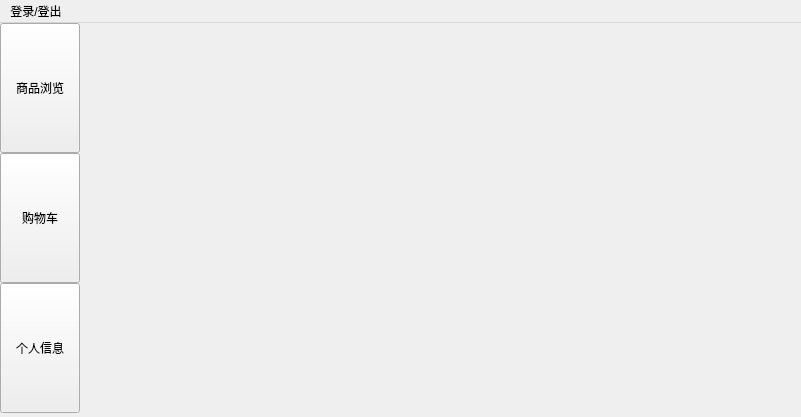
<?xml version="1.0" encoding="UTF-8"?>
<ui version="4.0">
 <class>MainWindow</class>
 <widget class="QMainWindow" name="MainWindow">
  <property name="geometry">
   <rect>
    <x>0</x>
    <y>0</y>
    <width>801</width>
    <height>417</height>
   </rect>
  </property>
  <property name="windowTitle">
   <string>在线商城</string>
  </property>
  <widget class="QWidget" name="centralwidget">
   <layout class="QGridLayout" name="gridLayout">
    <property name="leftMargin">
     <number>0</number>
    </property>
    <property name="topMargin">
     <number>0</number>
    </property>
    <property name="rightMargin">
     <number>0</number>
    </property>
    <property name="bottomMargin">
     <number>0</number>
    </property>
    <property name="spacing">
     <number>0</number>
    </property>
    <item row="1" column="0">
     <layout class="QHBoxLayout" name="horizontalLayout" stretch="1">
      <item>
       <layout class="QFormLayout" name="formLayout">
        <property name="sizeConstraint">
         <enum>QLayout::SetDefaultConstraint</enum>
        </property>
        <property name="formAlignment">
         <set>Qt::AlignLeading|Qt::AlignLeft|Qt::AlignTop</set>
        </property>
        <property name="horizontalSpacing">
         <number>0</number>
        </property>
        <property name="verticalSpacing">
         <number>0</number>
        </property>
        <item row="0" column="0">
         <widget class="QPushButton" name="pushButton_2">
          <property name="minimumSize">
           <size>
            <width>0</width>
            <height>130</height>
           </size>
          </property>
          <property name="text">
           <string>商品浏览</string>
          </property>
         </widget>
        </item>
        <item row="2" column="0">
         <widget class="QPushButton" name="pushButton">
          <property name="minimumSize">
           <size>
            <width>0</width>
            <height>130</height>
           </size>
          </property>
          <property name="text">
           <string>个人信息</string>
          </property>
         </widget>
        </item>
        <item row="1" column="0">
         <widget class="QPushButton" name="pushButton_3">
          <property name="enabled">
           <bool>true</bool>
          </property>
          <property name="minimumSize">
           <size>
            <width>0</width>
            <height>130</height>
           </size>
          </property>
          <property name="text">
           <string>购物车</string>
          </property>
         </widget>
        </item>
       </layout>
      </item>
     </layout>
    </item>
   </layout>
  </widget>
  <widget class="QMenuBar" name="menubar">
   <property name="geometry">
    <rect>
     <x>0</x>
     <y>0</y>
     <width>801</width>
     <height>23</height>
    </rect>
   </property>
   <widget class="QMenu" name="menu">
    <property name="title">
     <string>登录/登出</string>
    </property>
    <addaction name="action_login"/>
    <addaction name="action_register"/>
    <addaction name="action_logout"/>
   </widget>
   <addaction name="menu"/>
  </widget>
  <action name="action_login">
   <property name="checkable">
    <bool>false</bool>
   </property>
   <property name="enabled">
    <bool>true</bool>
   </property>
   <property name="text">
    <string>登录</string>
   </property>
  </action>
  <action name="action_logout">
   <property name="text">
    <string>登出</string>
   </property>
  </action>
  <action name="action_register">
   <property name="text">
    <string>注册</string>
   </property>
  </action>
 </widget>
 <resources/>
 <connections/>
</ui>
